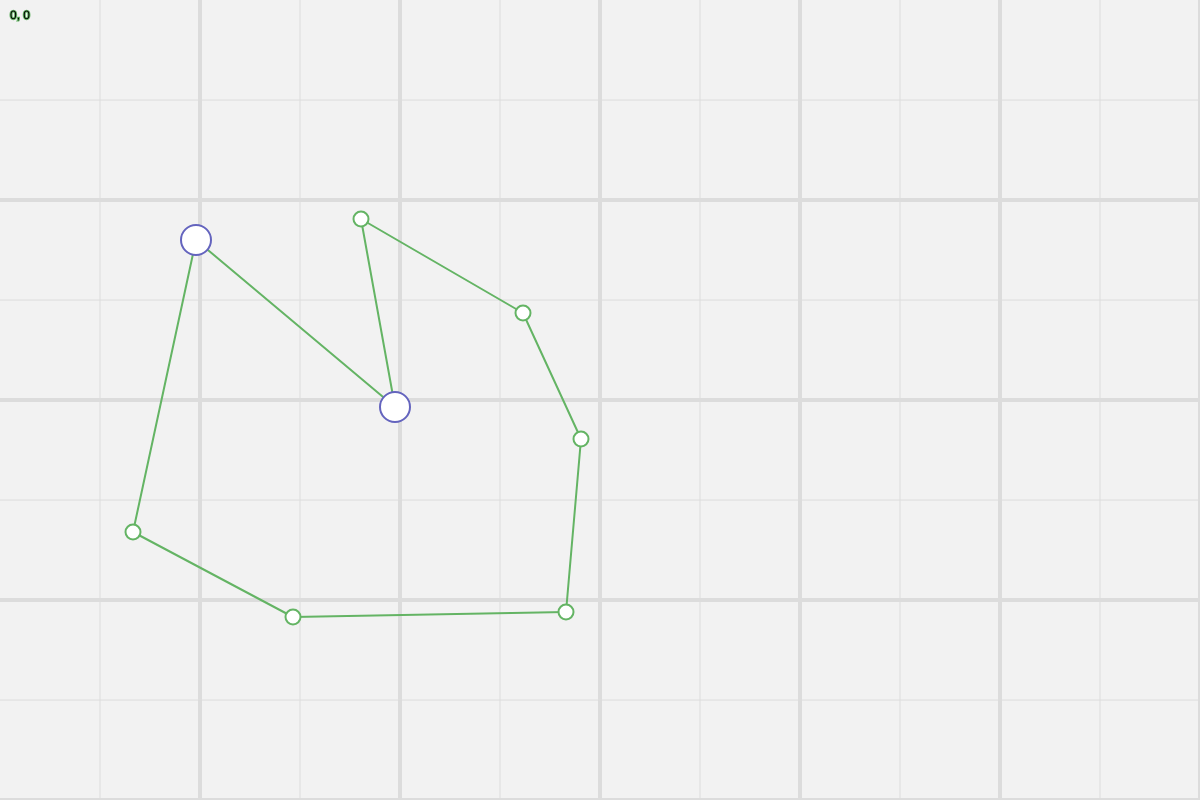
Frame 1 (no input)
Frame 60 (no input): identical to frame 1, image omitted
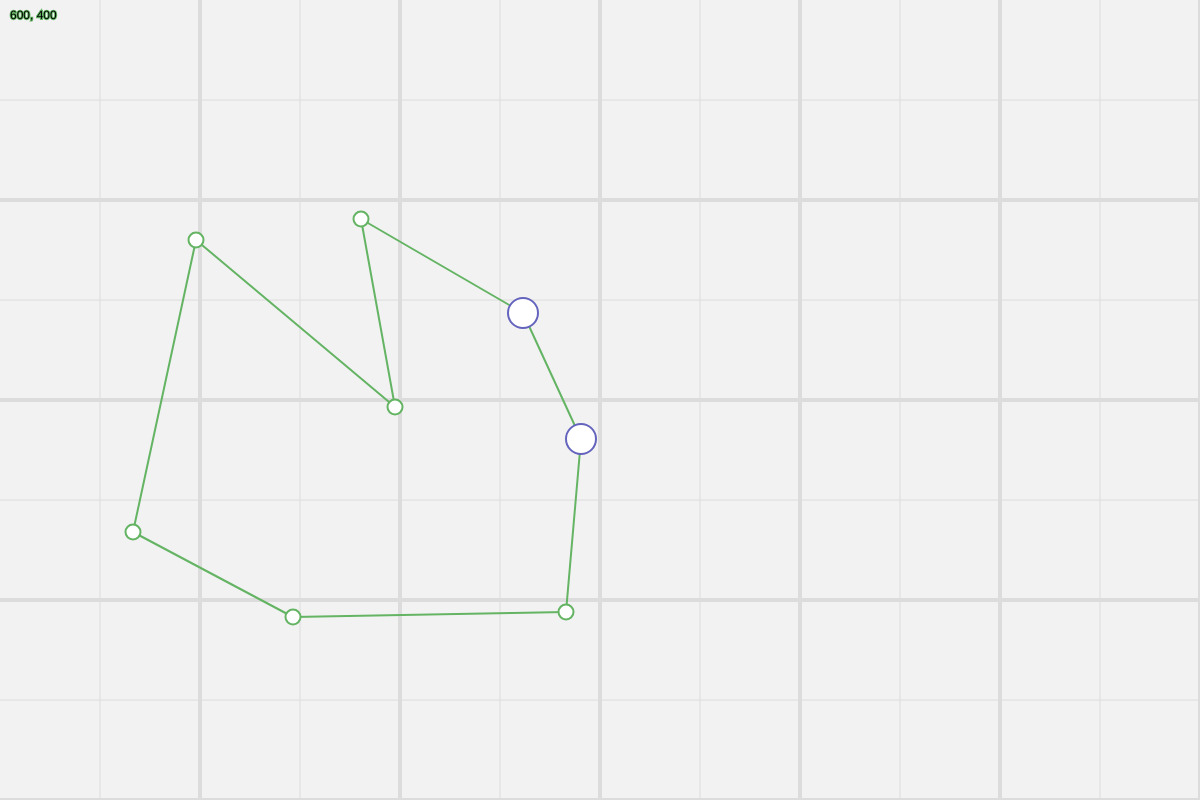
Frame 120 (the mouse pressed at the canvas centre since frame 60)

The p5.js sketch that drew these frames (run headless with seeded random() and noise() and a simulated clock; from frame 60 on, the mouse is pressed at the canvas centre):

// p5.js sketch
// ── sketch.js

// criando linha no canvas
let linhas = []
linhas.push([196, 240])
linhas.push([133, 532])
linhas.push([293, 617])
linhas.push([566, 612])
linhas.push([581, 439])
linhas.push([523, 313])
linhas.push([361, 219])
linhas.push([395, 407])

// colors
const COLOR_GREEN = [100,180,100]
const COLOR_BLUE = [100,100,190]
const COLOR_ORANGE = [210,105,40]
const COLOR = [140, 140, 140]

// define flag render mouse
let show_render_mouse = false

// select / unselect
let flag_select = false
let pos_ = -1

// update closest continuously
let flag_inf_update = false

// get unique points
function get_unique_points(linhas)
{
    const res = []

    for (let i = 0; i < linhas.length; i++)
    {
        let s1 = get_segment(linhas, i)
        let s2 = get_segment(linhas, i + 1)
        
        if (test_segment_connection(s1, s2))
        {
            res.push(s1[1])
        }
    }
    return res
}

function setup()
{
    createCanvas(1200, 800)
}

function render_grid(space)
{
    stroke(220)
    let s = 0
    let cont = 0

    while (s < width)
    {
        // update space and counter
        s += space
        cont++

        // set weight
        let weight = ((cont % 2) == 0)?4:1
        strokeWeight(weight)
        
        // colunas e linhas
        line(...[s, 0], ...[s, height])
        line(...[0, s], ...[width, s])
    }
}

function render_polygon(linhas)
{
    for (let i = 0; i < linhas.length; i++)
    {
        let seg = get_segment(linhas, i)
        render_segments(seg)
    }
    
    linhas.forEach(el => {
        circle(...el, 15)
    })
}

function render_mouse(linhas)
{
    // render position mouse
    stroke(COLOR_BLUE)
    circle(mouseX, mouseY, 7)
    line(mouseX, mouseY, width, mouseY)
    
    // render cross with polygon
    const X = get_cross_points(linhas)
    X.forEach(el => {
        circle(...el, 15)
    })

}

let flag = false
function notify1(msg)
{
    if (!flag)
    {
        flag = true
        console.log(msg)
    }
}

function subtract(v1, v2)
{
    
    if (v1.length !== v2.length)
    {
        console.log("[SUBTRACT] :: ERROR: v1.length ~= v2.length")
        return 0
    }

    let res = [...v1]
    for (let i = 0; i < v1.length; i++)
    {
        res[i] = v1[i] - v2[i]
    }
    return res
}

function sum(v1, v2)
{
    
    if (v1.length !== v2.length)
    {
        console.log("[SUM] :: ERROR: v1.length ~= v2.length")
        return 0
    }

    let res = [...v1]
    for (let i = 0; i < v1.length; i++)
    {
        res[i] = v1[i] + v2[i]
    }
    return res
}

function get_mouse()
{
    return [mouseX, mouseY]
}

function cross(a, b)
{
    const res = [a[1]*b[2] - a[2]*b[1], a[2]*b[0] - a[0]*b[2], a[0]*b[1] - a[1]*b[0]]
    return res
}

function test_is_unique(X)
{
    let res = false
    
    const UNIQUE_POINTS = get_unique_points(linhas)
    UNIQUE_POINTS.forEach(el => {
        if (JSON.stringify(el) === JSON.stringify(X))
        {
            res = true
        }
    })
    
    return res
}

function get_cross_points(linhas)
{
    let res = []
    for (let n = 0; n < linhas.length; n++)
    {
        const X = get_cross_mouse_line_to_right(linhas, n)
        
        // check point is unique
        let unique = test_is_unique(X)
        
        if (X.length)
        {
            // check if X exist in res
            let exist = false
            res.forEach(el => {
                if (JSON.stringify(el) === JSON.stringify(X))
                {
                    exist = true
                }
            })

            // if unique, add only once
            if (!(exist && unique))
            {
                res.push(X)
            } 
        }
    }
    
    return res
}

function render_cross(linhas)
{
    const X = get_cross_points(linhas)
    
    X.forEach(el => {
        circle(...el, 10)
    })
}

function get_cross_mouse_line_to_right(linhas, n) 
{
    // coordenadas homogeneas mouse
    let pmouse = get_mouse()
    const vm1 = [...pmouse, 1]
    const vm2 = sum(vm1, [1, 0, 0])
    const Lmouse = cross(vm1, vm2)

    // coordenadas homogeneas do segmento
    const seg = get_segment(linhas, n)
    const vl1 = [...seg[0], 1]
    const vl2 = [...seg[1], 1]
    const Llinha = cross(vl1, vl2)

    // cruzamento linhas
    const X_ = cross(Lmouse, Llinha)
    const X = [X_[0] / X_[2], X_[1] / X_[2]]

    // render ponto X
    const high = max(seg[0][1], seg[1][1])
    const low  = min(seg[0][1], seg[1][1])

    // check if cross is valid Y
    let res = []
    
    const c1 = (X[1] >= low) && (X[1] <= high) 
    const c2 = (X[0] > mouseX)

    if (c1 && c2)
    {
        res = X
    }

    return res
}

function get_segment(linhas, n)
{
    let i1 = n % linhas.length
    let i2 = (n + 1) % (linhas.length)

    return [linhas[i1], linhas[i2]]
}

function render_segments(seg)
{
    line(...seg[0], ...seg[1])
}

function test_segment_connection(seg1, seg2)
{
    const sig = ((seg1[1][1] - seg1[0][1]) * (seg2[1][1] - seg2[0][1])) > 0
    return sig
}

function render_connections(linhas)
{
    for (let i = 0; i < linhas.length; i++)
    {
        let seg1 = get_segment(linhas, i)
        let seg2 = get_segment(linhas, i + 1)
        
        let x1   = seg1[1]
        let x2   = seg2[0]
    
        // test signal points
        let sig = test_segment_connection(seg1, seg2)
        
        let cor = (sig) ? COLOR_GREEN : COLOR_ORANGE
        stroke(cor)
        circle(...x1, 20)
        circle(...x2, 10)
    }
}

function render_lines(linhas)
{
    if (linhas.length == 0)
    {
        return true
    }

    if (linhas.length == 1)
    {
        circle(...linhas[0], 5)
        return true
    }
    
    let el_ = linhas[0]
    circle(...el_, 5)
    for (let i = 1; i < linhas.length; i++)
    {
        let el = linhas[i]
        line(...el_, ...el)
        el_ = el
        circle(...el_, 5)
    }
    return true
}

function main()
{
    // render grid in canvas
    render_grid(100)
    
    // start with at least 3 points
    if (linhas.length < 3)
    {
        stroke(COLOR_GREEN)
        render_lines(linhas)
        return false
    }

    // show update IN/OUT
    // render cross with lines
    stroke(COLOR_BLUE)
    let X = get_cross_points(linhas)

    const status = (X.length % 2 == 0)

    // render polygon
    let weight = (status) ? 2 : 4
    let color  = (status) ?  COLOR_GREEN : COLOR_ORANGE
    stroke(color)
    strokeWeight(weight)
    render_polygon(linhas)
    
    // update mouse position
    text(`${mouseX}, ${mouseY}`, 10, 10, 80, 80)
    
    // render mouse
    if (show_render_mouse)
    {
        render_mouse(linhas)
    }
    
    // update closest continuously
    const poselements = get_pos_order(linhas)
    if (flag_inf_update)
    {
        linhas[poselements[0]] = get_mouse()
    }
    
    const p1 = poselements[0]
    let p2
    
    // check if vizinho esta dentro do cone
    const {pref, ptarg} = get_two_refs()
    const elref1 = get_element(linhas, pref) 
    const elref2 = get_element(linhas, ptarg)

    // render closest
    color  = (flag_select) ? COLOR_ORANGE:COLOR_BLUE
    weight = (flag_select) ? 4:2
    stroke(color)
    strokeWeight(weight)

    // console.log(pos1)
    circle(...elref1, 30)
    circle(...elref2, 30)
}

function get_two_refs() 
{
    const poselements = get_pos_order(linhas)
    const pref = poselements[0]

    const elref1 = get_element(linhas, pref)
    const elnext = get_element(linhas, pref + 1)
    const elback = get_element(linhas, pref - 1)

    const v1 = subtract(elnext, elref1)
    const v2 = subtract(elback, elref1)
    const ang = Math.acos((v1[0] * v2[0] + v1[1] * v2[1]) / calc_dist(v1) / calc_dist(v2)) * 180. / 3.1415926535897932484 / 2.

    const c1 = check_inside_cone(elref1, elnext, ang)

    let ptarg
    if (c1) {
        ptarg = pref + 1
    } else {
        ptarg = pref - 1
    }     

    return { pref, ptarg }
}

function rot(v, ang)
{
    let a   = ang * 3.1415926535897932384 / 180.
    let res = [v[0]*Math.cos(a) - v[1]*Math.sin(a), v[0]*Math.sin(a) + v[1]*Math.cos(a)]

    return res
}

function check_inside_cone(p0, ptarg, ang)
{
   // compute vector ref p0 -> ptarg
   const vref = subtract(ptarg, p0) 
   
   // compute vref with rot esq and dir
   const vref_dir = rot(vref, ang)
   const vref_esq = rot(vref, -ang)
    
   // compute vmouse p0 -> mouse
   const vmouse = subtract(get_mouse(), p0)
   
   // check if mouse is inside
   const c1 = cross(vmouse, vref_esq)[2] < 0
   const c2 = cross(vmouse, vref_dir)[2] > 0
   
   return (c1 && c2)
}

function print(msg)
{
    console.log(msg)
}

function calc_dist(v)
{
    return Math.sqrt(v[0]**2 + v[1]**2)
}

function get_pos_order(linhas)
{
    // calculate distances
    dist = []
    
    let v = []
    linhas.forEach(el => {
        v = subtract(el, get_mouse())
        dist.push((v[0]**2 + v[1]**2))
    })
    
    // ordenando valores
    const normal = [...dist]
    const sorted = dist.sort(function(a,b){return a-b})
    
    // calculando ordem vetor ordenado
    const order = []
    // console.log(sorted)
    for (let i = 0; i < sorted.length; i++)
    {
        order.push(normal.indexOf(sorted[i]))
    }
        
    return order
}


function get_element(linhas, pos)
{
    let i = pos
    
    let cont = 0

    while (i < 0)
    {
        i += linhas.length
        
        if (++cont > 100)
        {
            break
        }
    }
    
    return linhas[i%linhas.length]
}

function get_pos_closest(linhas)
{
    // if there is no position update
    let pos   = pos_
    
    if (flag_select)
    {
        return pos
    }

    // if there is update, keep the calculation
    let dist_ = Infinity

    for (let i = 0; i < linhas.length; i++)
    {
        // lendo elemento
        el = linhas[i]

        // calculando distancia ponto -> mouse
        let pmouse = get_mouse()
        let vec    = subtract(el, pmouse)
        let dist   = vec[0]**2 + vec[1]**2
        
        // atualizando distancia se `el` estiver mais prox
        if (dist_ > dist)
        {
            dist_ = dist
            pos   = i
        }
    }
    
    // atualizando closest
    pos_ = pos
    return pos
}

function get_pos_element(linhas, ponto)
{
    for(let i = 0; i < linhas.length; i++)
    {
        el = linhas[i]
        if (JSON.stringify(el) === JSON.stringify(ponto))
        {
            return el
        }
    }
    return -1
}

function add_new_element() 
{
    const {pref, ptarg} = get_two_refs()

    const pnew = (pref > ptarg) ? pref : ptarg

    const end = linhas.splice(pnew)
    const li  = [...linhas, get_mouse(), ...end]

    linhas = li
}

function delete_element()
{
    pos = get_pos_closest(linhas)
    linhas.splice(pos, 1)
}

function reset_keys()
{
    flag_inf_update = false
    flag_select = false
}

document.onkeydown = (e) => 
{
    const map = {
        'a': add_new_element,
        'c': () => console.log(linhas),
        'm': () => show_render_mouse = !show_render_mouse,
        'd': delete_element,
        'u': () => flag_inf_update = !flag_inf_update,
        's': () => flag_select = !flag_select,
        'Escape': reset_keys,
    }
    
    // const func = map[e.key]
    let func
    if (func = map[e.key])
    {
        func()
    }
}

document.onmousedown = (e) => 
{
    if (e.button == 0)
    {
        // compute distance
        const pos = get_pos_order(linhas)[0]
        const el = linhas[pos]
        const mo = get_mouse()
        const dist = calc_dist(subtract(el, mo))
        
        if (dist > 15) {
            return false
        };

        // update values
        flag_select = true
        flag_inf_update = true
    }
}

document.onmouseup = (e) => 
{
    if (e.button == 0)
    {
        flag_select = false
        flag_inf_update = false
    }
}

function draw() 
{
    // config inicial
    background(242)
    stroke(0)
    strokeWeight(2)
    
    // main function
    main()
}
